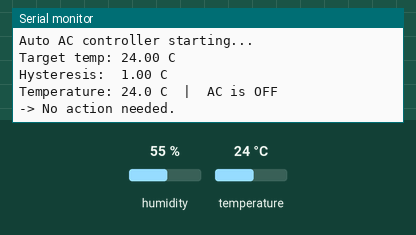
Recording of a sketch running on a simulated Arduino Uno, built with avr-gcc and run on an emulated ATmega328P. On the bench: the last lines printed to the serial monitor. The test bench sets the inputs (shaded band); at power-on: temperature 24 °C, humidity 55 %.

Above: at 18.0 s.
18.1 s: temperature set to 28 °C
At 20.4 s:
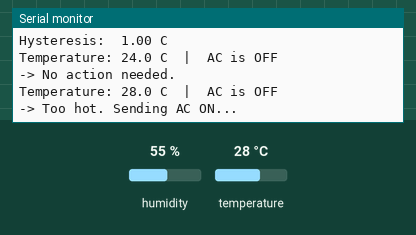
33.1 s: temperature set to 12 °C
At 40.4 s:
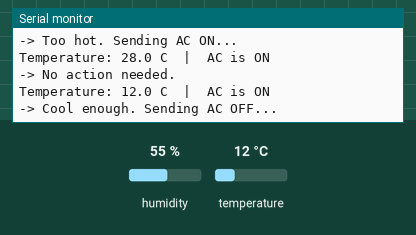

The sketch:

sender.ino
```cpp
// ============================================================
//  Auto AC Sender Sketch
//  Hardware: Arduino UNO + IR LED + DHT11 temperature sensor
//  Libraries:
//    - IRremote >= 4.x        (install via Library Manager)
//    - DHT sensor library     (by Adafruit, via Library Manager)
//    - Adafruit Unified Sensor (dependency of DHT library)
//
//  Wiring:
//    IR LED anode    -> Pin 9 (via 100-220Ω resistor)
//    IR LED cathode  -> GND
//    (Optional) 2N2222 transistor on pin 9 for longer range
//
//    DHT11 DATA      -> Pin 4
//    DHT11 VCC       -> 5V
//    DHT11 GND       -> GND
//
//  Logic:
//    - If temperature rises above (TARGET_TEMP + HYSTERESIS) -> send AC ON
//    - If temperature drops below (TARGET_TEMP - HYSTERESIS) -> send AC OFF
//    - State is tracked so the same command is never sent twice in a row.
//
//  HOW TO GET YOUR RAW CODES:
//    Use capture.ino (with RAW_BUFFER_LENGTH 750) to capture your remote's
//    ON and OFF signals. Print the 6 bytes for each and XOR them byte-by-byte
//    to find the power bit. Paste the values into codeON and codeOFF below.
// ============================================================

#include <Arduino.h>
#include <DHT.h>

#define IR_SEND_PIN   9
#include <IRremote.hpp>

// ---- DHT sensor config ----
#define DHT_PIN       4
#define DHT_TYPE      DHT11
DHT dht(DHT_PIN, DHT_TYPE);

// ---- Temperature thresholds (°C) ----
#define TARGET_TEMP   24.0f   // Desired room temperature
#define HYSTERESIS     1.0f   // Dead band to avoid rapid switching
// AC turns ON  when temp > TARGET_TEMP + HYSTERESIS  (i.e. > 25°C)
// AC turns OFF when temp < TARGET_TEMP - HYSTERESIS  (i.e. < 23°C)

// ---- How often to check temperature ----
#define CHECK_INTERVAL_MS  10000UL   // every 10 seconds

// ============================================================
//  MIDEA IR PAYLOADS — paste 6-byte captures from capture.ino
//
//  Midea protocol: LSB first, bytes come in complement pairs
//  (byte N and byte N+1 are bitwise inverses of each other).
//
//  To find the power bit: XOR codeON and codeOFF byte-by-byte.
//  The byte(s) that differ contain the power bit.
// ============================================================

// ON packet  (power bit = 1)
byte codeON[6]  = { 0x4D, 0xB2, 0xFD, 0x02, 0x00, 0xFF }; // TODO: fill after full capture

// OFF packet (power bit = 0)
byte codeOFF[6] = { 0x4D, 0xB2, 0xFD, 0x02, 0x00, 0xFF }; // TODO: fill after full capture

// ============================================================
//  IR sending — Midea protocol
// ============================================================

void sendMideaByte(byte b) {
    for (int i = 0; i < 8; i++) {        // LSB first
        IrSender.mark(500);
        IrSender.space(bitRead(b, i) ? 1600 : 550);
    }
}

void sendMideaPacket(byte* code) {
    // Header
    IrSender.mark(4350);
    IrSender.space(4400);

    // 6 data bytes
    for (int i = 0; i < 6; i++) {
        sendMideaByte(code[i]);
    }

    // Stop bit
    IrSender.mark(500);
    IrSender.space(5000);
}

void sendAC(byte* code) {
    // Midea sends the frame twice with ~9ms gap
    sendMideaPacket(code);
    delay(9);
    sendMideaPacket(code);
}

// ============================================================
//  Internal state
// ============================================================
bool acIsOn = false;
unsigned long lastCheck = 0;

void setup() {
    Serial.begin(115200);
    IrSender.begin(IR_SEND_PIN);
    IrSender.enableIROut(38);   // 38 kHz carrier — set once
    dht.begin();

    Serial.println(F("Auto AC controller starting..."));
    Serial.print(F("Target temp: ")); Serial.print(TARGET_TEMP); Serial.println(F(" C"));
    Serial.print(F("Hysteresis:  ")); Serial.print(HYSTERESIS);   Serial.println(F(" C"));
}

void loop() {
    unsigned long now = millis();
    if (now - lastCheck < CHECK_INTERVAL_MS) {
        return;
    }
    lastCheck = now;

    float temp = dht.readTemperature();

    if (isnan(temp)) {
        Serial.println(F("ERROR: Failed to read from DHT sensor. Check wiring."));
        return;
    }

    Serial.print(F("Temperature: "));
    Serial.print(temp, 1);
    Serial.print(F(" C  |  AC is "));
    Serial.println(acIsOn ? F("ON") : F("OFF"));

    if (!acIsOn && temp > TARGET_TEMP + HYSTERESIS) {
        Serial.println(F("-> Too hot. Sending AC ON..."));
        sendAC(codeON);
        acIsOn = true;

    } else if (acIsOn && temp < TARGET_TEMP - HYSTERESIS) {
        Serial.println(F("-> Cool enough. Sending AC OFF..."));
        sendAC(codeOFF);
        acIsOn = false;

    } else {
        Serial.println(F("-> No action needed."));
    }
}
```

Measured:
- after the input at 18.1 s, the serial monitor: prints a new line after 1.9 s (image 1)
- after the input at 33.1 s, the serial monitor: prints a new line after 6.9 s (image 2)
